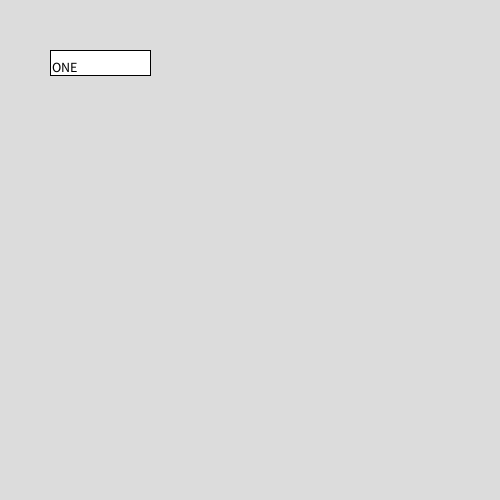
Frame 1 (no input)
Frame 60 (the mouse pressed at the canvas centre just before this capture): identical to frame 1, image omitted
Frame 120 (the mouse held since frame 60 and released just before this capture): identical to frame 1, image omitted

The Processing sketch that drew this single still picture (run headless with seeded random() and noise(); from frame 60 on, the mouse is pressed at the canvas centre):

// Processing sketch: dropdown_menu
// ── dropdown_menu.pde
dropdownMenu ddM;

void setup() {
    size(500,500);
    ddM = new dropdownMenu(50, 50, 3);
    ddM.addOption(0, "ONE", "optionOne");
    ddM.addOption(1, "TWO", "optionTwo");
    ddM.addOption(2, "THREE", "optionThree");
}

void draw() {
    background(220);
    ddM.update();
}

void optionOne() {
    println("ONE");
}

void optionTwo() {
    println("TWO");
}

void optionThree() {
    println("THREE");
}

void mousePressed() {
    
}

class dropdownMenu{
    int x, y;
    int w = 100,
    h = 25;
    
    int numOfOptions;
    
    Option[] options;
    boolean optionsOpen = false;
    
    int indexSelectedOption = 0;
    
    int backgroundColor = color(255);
    int textColor = color(0);
    int fontSize = 14;
    
    dropdownMenu(float _x, float _y, int _numOfOptions) { 
        x = int(_x);
        y = int(_y);
        numOfOptions = _numOfOptions;
        options = new Option[_numOfOptions];
    }
    
    void addOption(int index,String label, String callback) {
        options[index] = new Option(index, label, callback);
    }
    
    void show() {
        fill(backgroundColor);
        rect(x, y, w, h);
        fill(textColor);
        textSize(fontSize);
        text(options[indexSelectedOption].label, x + 2, y + h - 3);
        
        if (optionsOpen) {
            drawOptions();
        }
    }
    
    void update() {
        this.show();

        if (this.isOver(mouseX, mouseY)) {
            backgroundColor = color(200);
            if (mousePressed) {
                this.clicked();
            }
        }else{
            backgroundColor = color(255);
        }
    }
    
    void openOptions() {
        optionsOpen = !optionsOpen;
    }
    
    void drawOptions() {
        for (int i = 0; i < numOfOptions; i++) {
            if (i != indexSelectedOption) {
                String label = options[i].label;
                if(i == 0){
                    drawOption(x, y + h, label);
                }else{
                    drawOption(x, y + (h + 2) * i, label);
                }
            }
        }
    }
    
    void drawOption(int x, int y, String label) {
        // println("x " + x + " y " + y + " label " + label);
        fill(backgroundColor);
        rect(x,y, w, h);
    }
    
    boolean isOver(float mx, float my) {
        return(x + w >= mx && mx >= x) && (y + h >= my && my >= y);
    }
    
    void clicked() {
        this.openOptions();
        // options[indexSelectedOption].callback();
        //backgroundColor = color(random(255), random(255), random(255));
    }
}
// Data Class for the Options
class Option{
    String label, callbackFunction;
    int index; 
    
    Option(int _index, String _label, String _callback) {
        index = _index;
        label = _label;
        callbackFunction = _callback;
    }
    
    void callback() {
        method(this.callbackFunction);
    }


}
